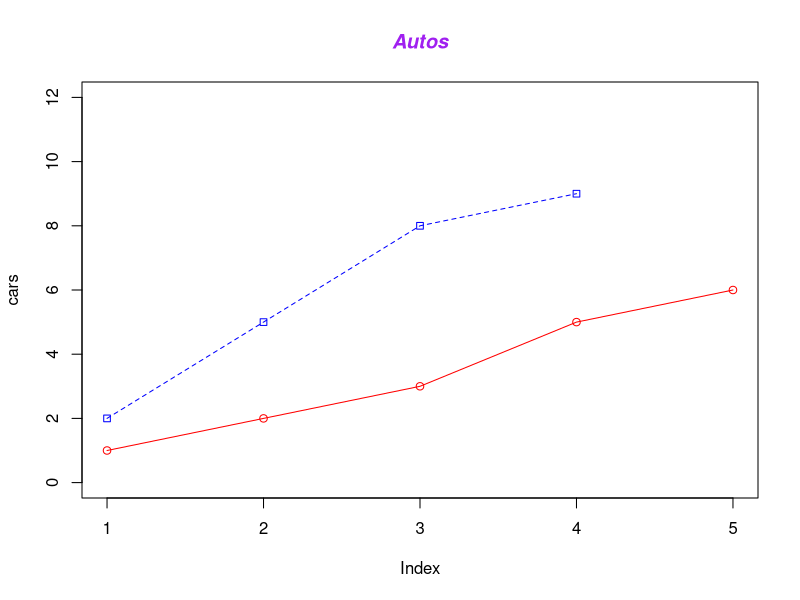

Recreate this plot in R.
## ---- chunk 1
1 + 1
## ---- chunk 2
cars <- c(1,2,3,5,6)
trucks <- c(2,5,8,9)
plot(cars, type = "o", col = "red", ylim = c(0, 12))
lines(trucks, type = "o", pch = 22, lty = 2, col = "blue")
title(main = "Autos", col.main = "purple", font.main = 4)
